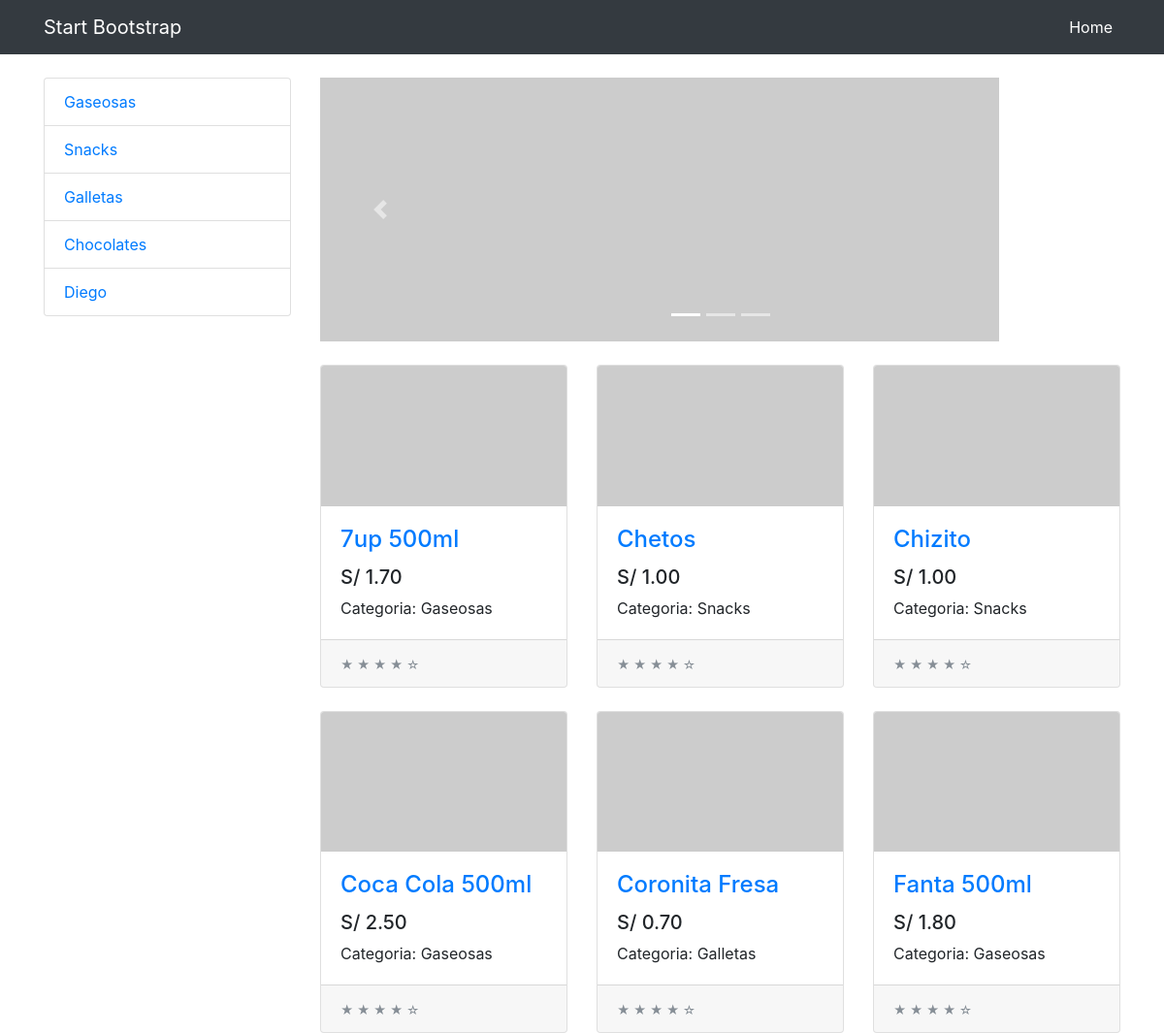
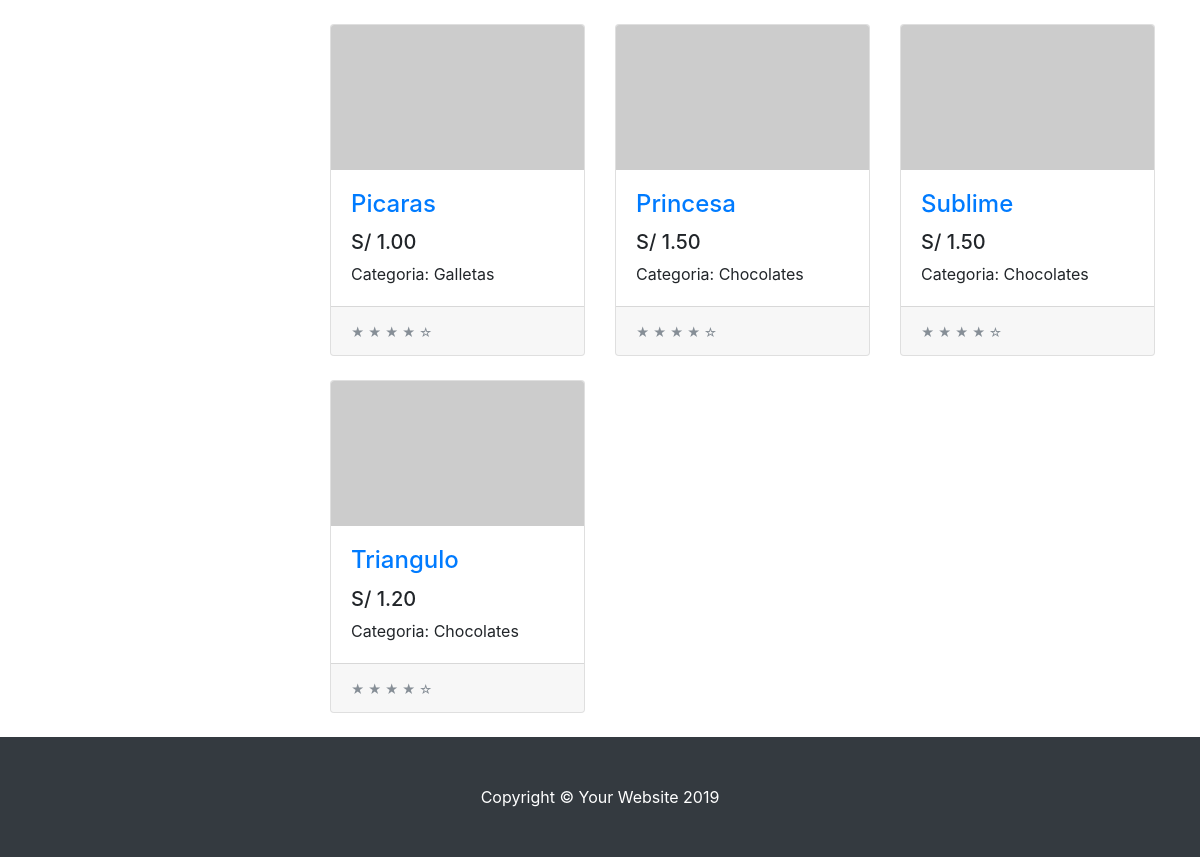
The page / on the database its author committed (2 pictures, top to bottom).
### tienda/models.py (models this page shows)
class Categoria(models.Model):
    nombre = models.CharField(max_length=200)
    pub_date = models.DateField('fecha de registro', auto_now = True)
    def __str__(self):
        return self.nombre

class Producto(models.Model):
    Categoria = models.ForeignKey(Categoria,on_delete=models.CASCADE)
    nombre = models.CharField(max_length=200)
    precio = models.DecimalField(max_digits=6,decimal_places=2)
    stock = models.IntegerField(default=0)
    pub_date = models.DateTimeField('date published')
    def __str__(self):
        return self.nombre

### tienda/views.py (the view)
# urls.py: path('', views.index, name='index'),
def index(request):
    product_list = Producto.objects.order_by('nombre')
    lista_categoria= Categoria.objects.all()
    print(product_list)
    print(lista_categoria)
    context = {
        'product_list': product_list,
        'categorias': lista_categoria
        }
    return render(request,'index.html', context)

### tienda/templates/index.html (shortened to what this page needs)
{% extends "layout.html"%}
{% block content %}
<div id="carouselExampleIndicators" class="carousel slide my-4" data-ride="carousel">
  <ol class="carousel-indicators">
    <li data-target="#carouselExampleIndicators" data-slide-to="0" class="active"></li>
    <li data-target="#carouselExampleIndicators" data-slide-to="1"></li>
    <li data-target="#carouselExampleIndicators" data-slide-to="2"></li>
  </ol>
  <div class="carousel-inner" role="listbox">
    <div class="carousel-item active">
      <img class="d-block img-fluid" src="http://placehold.it/900x350" alt="First slide" width="700" height="225" >
    </div>
  </div>
  <a class="carousel-control-prev" href="#carouselExampleIndicators" role="button" data-slide="prev">
    <span class="carousel-control-prev-icon" aria-hidden="true"></span>
  </a>
  <a class="carousel-control-next" href="#carouselExampleIndicators" role="button" data-slide="next">
    <span class="carousel-control-next-icon" aria-hidden="true"></span>
  </a>
</div>
  <div class="row">
    {% for prod in product_list %}
    <div class="col-lg-4 col-md-6 mb-4">
      <div class="card h-100">
        <a href="producto/{{ prod.id }}/"><img class="card-img-top" src="http://placehold.it/700x400" alt=""></a>
        <div class="card-body">
          <h4 class="card-title">
            <a href="producto/{{ prod.id }}">{{ prod.nombre }}</a>
          </h4>
          <h5>S/ {{prod.precio}}</h5>
          <p class="card-text">Categoria: {{ prod.Categoria.nombre}}</p>
        </div>
        <div class="card-footer">
          <small class="text-muted">&#9733; &#9733; &#9733; &#9733; &#9734;</small>
        </div>
      </div>
    </div>
    {% endfor %}
  </div>
{% endblock %}

### tienda/templates/layout.html (shortened to what this page needs)
{% load static %}
<!DOCTYPE html>
<html lang="en">
  <head>
    <link href="{%static 'vendor/bootstrap/css/bootstrap.min.css'%}" rel="stylesheet">
    <link href="{%static 'css/shop.css'%}" rel="stylesheet">
  </head>
  <body>
    <nav class="navbar navbar-expand-lg navbar-dark bg-dark fixed-top">
      <div class="container">
        <a class="navbar-brand" href="#">Start Bootstrap</a>
        <div class="collapse navbar-collapse" id="navbarResponsive">
          <ul class="navbar-nav ml-auto">
            <li class="nav-item active">
              <a class="nav-link" href="/">Home
              </a>
            </li>
          </ul>
        </div>
      </div>
    </nav>
    <div class="container">
      <div class="row">
        <div class="col-lg-3">
            <div class="list-group">
                {% for cat in categorias %}
                <a href="/categoria/{{cat.id}}" class="list-group-item">{{cat.nombre}}</a>
                {% endfor %}
            </div>
        </div>
        <div class="col-lg-9">
              {% block content %}{% endblock %}
        </div>
      </div>
    </div>
    <footer class="py-5 bg-dark">
      <div class="container">
        <p class="m-0 text-center text-white">Copyright &copy; Your Website 2019</p>
      </div>
    </footer>
  </body>
</html>

### tienda/static/css/shop.css (style rules this page uses)
body { padding-top: 54px; }
@media (min-width: 992px) { body { padding-top: 56px; } }

### rows shown on the page
Categoria: nombre "Gaseosas"
Categoria: nombre "Snacks"
Categoria: nombre "Galletas"
Categoria: nombre "Chocolates"
Categoria: nombre "Diego"
Producto: nombre "7up 500ml", precio "1.70", Categoria.nombre "Gaseosas"
Producto: nombre "Chetos", precio "1.00", Categoria.nombre "Snacks"
Producto: nombre "Chizito", precio "1.00", Categoria.nombre "Snacks"
Producto: nombre "Coca Cola 500ml", precio "2.50", Categoria.nombre "Gaseosas"
Producto: nombre "Coronita Fresa", precio "0.70", Categoria.nombre "Galletas"
Producto: nombre "Fanta 500ml", precio "1.80", Categoria.nombre "Gaseosas"
Producto: nombre "Picaras", precio "1.00", Categoria.nombre "Galletas"
Producto: nombre "Princesa", precio "1.50", Categoria.nombre "Chocolates"
Producto: nombre "Sublime", precio "1.50", Categoria.nombre "Chocolates"
Producto: nombre "Triangulo", precio "1.20", Categoria.nombre "Chocolates"
